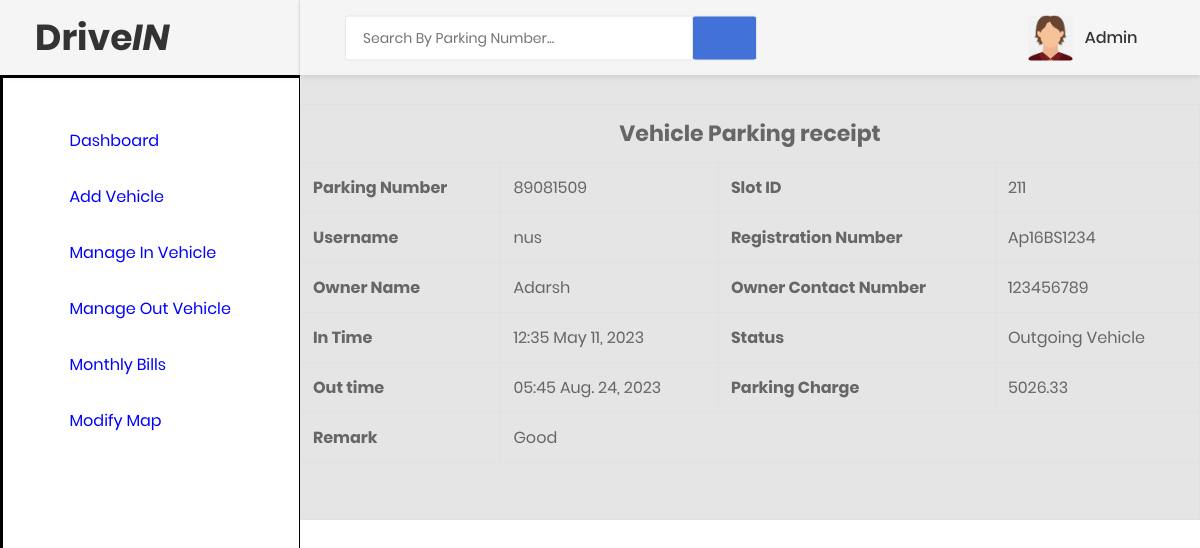
The page /print/137 (signed in) on the database its author committed.
### vehicle/models.py (models this page shows, shortened)
class Vehicle(models.Model):
    parkingnumber = models.CharField(max_length=20)
    category = models.ForeignKey(Category, on_delete=models.CASCADE)
    vehiclecompany = models.CharField(max_length=50)
    regno = models.CharField(max_length=10)
    ownername = models.CharField(max_length=50)
    ownercontact = models.CharField(max_length=15)
    pdate = models.DateField()
    intime = models.CharField(max_length=50)
    outtime = models.CharField(max_length=50)
    parkingcharge = models.CharField(max_length=50)
    remark = models.CharField(max_length=500)
    outdate = models.DateField(null=True)
    status = models.CharField(max_length=20)
    slotID=models.CharField(max_length=20)

### vehicle/views.py (the view)
# urls.py: path('print/<int:pid>',print_detail,name='print'),
def print_detail(request,pid):
    if not request.user.is_authenticated:
        return redirect('index')
    vehicle = Vehicle.objects.get(id=pid)
    d = {'vehicle': vehicle}
    return render(request,'print.html', d)

### vehicle/templates/print.html (shortened to what this page needs)
{% load static %}
{% block body %}
<html lang="en">
<head>
    <link href="{% static 'css/font-face.css' %}" rel="stylesheet" media="all">
    <link href="{% static 'vendor/font-awesome-5/css/fontawesome-all.min.css' %}" rel="stylesheet" media="all">
    <link href="{% static 'vendor/font-awesome-4.7/css/font-awesome.min.css' %}" rel="stylesheet" media="all">
    <link href="{% static 'vendor/mdi-font/css/material-design-iconic-font.min.css' %}" rel="stylesheet" media="all">
    <link href="{% static 'vendor/bootstrap-4.1/bootstrap.min.css' %}" rel="stylesheet" media="all">
    <link href="{% static 'vendor/animsition/animsition.min.css' %}" rel="stylesheet" media="all">
    <link href="{% static 'vendor/bootstrap-progressbar/bootstrap-progressbar-3.3.4.min.css' %}" rel="stylesheet" media="all">
    <link href="{% static 'vendor/wow/animate.css' %}" rel="stylesheet" media="all">
    <link href="{% static 'vendor/css-hamburgers/hamburgers.min.css' %}" rel="stylesheet" media="all">
    <link href="{% static 'vendor/slick/slick.css' %}" rel="stylesheet" media="all">
    <link href="{% static 'vendor/select2/select2.min.css' %}" rel="stylesheet" media="all">
    <link href="{% static 'vendor/perfect-scrollbar/perfect-scrollbar.css' %}" rel="stylesheet" media="all">
    <link href="{% static 'css/theme.css' %}" rel="stylesheet" media="all">
</head>
<body class="animsition">
    <div class="page-wrapper">
      {% include 'sidebar.html' %}
        <div class="page-container">
            {% include 'header.html' %}
<br><br><br><br>
<div  id="exampl">
      <table border="1" class="table table-bordered mg-b-0">
        <tr>
          <th colspan="4" style="text-align: center; font-size:22px;"> Vehicle Parking receipt</th>
        </tr>
   <tr>
                                <th>Parking Number</th>
                                   <td>{{vehicle.parkingnumber}}</td>
                                <th>Slot ID</th>
                                   <td>{{vehicle.slotID}}</td>
                                   </tr>
                                   <tr>
                                <th>Username</th>
                                   <td>{{vehicle.vehiclecompany}}</td>
                                <th>Registration Number</th>
                                   <td>{{vehicle.regno}}</td>
                                   </tr>
                                   <tr>
                                    <th>Owner Name</th>
                                      <td>{{vehicle.ownername}}</td>
                                       <th>Owner Contact Number</th>
                                        <td>{{vehicle.ownercontact}}</td>
                                    </tr>
                                    <tr>
                               <th>In Time</th>
                                <td>{{vehicle.intime}} {{vehicle.pdate}}</td>
    <th>Status</th>
    <td>
{% if vehicle.status == 'Out' %}
  Outgoing Vehicle
{% endif %}
     </td>
  </tr>
{% if vehicle.remark != '' %}
<tr>
<th>Out time</th>
<td>{{vehicle.outtime}}  {{vehicle.outdate}}</td>
<th>Parking Charge</th>
<td>{{vehicle.parkingcharge}}</td>
</tr>
<tr>
  <th>Remark</th>
  <td colspan="3">{{vehicle.remark}}</td>
</tr>
{% endif %}
  <tr>
    <td colspan="4" style="text-align:center; cursor:pointer"><i class="fa fa-print fa-2x" aria-hidden="true" OnClick="CallPrint(this.value)"  ></i></td>
  </tr>
</table>
          </div>
</body>
</html>
{% endblock %}

### vehicle/templates/header.html (shortened to what this page needs)
{% load static %}
<header class="header-desktop">
                <div class="section__content section__content--p30">
                    <div class="container-fluid">
                        <div class="header-wrap">
                            <form class="form-header" name="search" action="{% url 'search'%}">
                                <input class="au-input au-input--xl" type="text" name="searchdata" id="searchdata" placeholder="Search By Parking Number..." />
                                <button class="au-btn--submit" type="submit" name="search" value="Submit">
                                    <i class="zmdi zmdi-search"></i>
                                </button>
                            </form>
                            <div class="header-button">
                                <div class="account-wrap">
                                    <div class="account-item clearfix js-item-menu">
                                        <div class="image">
                                            <img src="{% static 'images/icon/avatarboy729.png' %}" alt="Admin" />
                                        </div>
                                        <div class="content">
                                            <a class="js-acc-btn" href="#">{{request.user.username}}</a>
                                        </div>
                                    </div>
                                </div>
                            </div>
                        </div>
                    </div>
                </div>
            </header>

### rows shown on the page
Vehicle: parkingnumber "89081509", slotID "211", vehiclecompany "nus", regno "Ap16BS1234", ownername "Adarsh", ownercontact "123456789", intime "12:35", pdate "May 11, 2023", outtime "05:45", outdate "Aug. 24, 2023", parkingcharge "5026.33", remark "Good"

### other values the page prints
{{ request.user.username }} "Admin"
